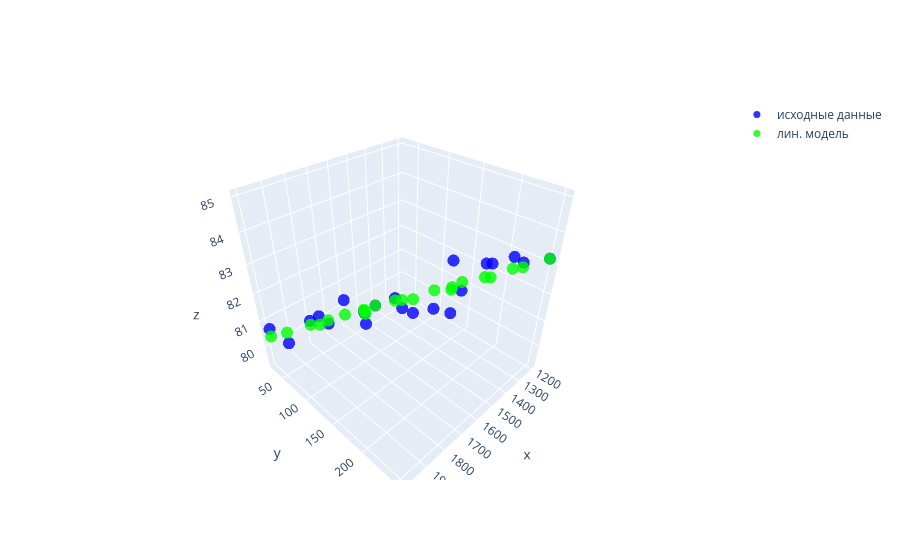

Source (notebook cell):
### Code cell
fig = go.Figure()

fig.add_trace(
    go.Scatter3d(
        x=df["ne"],
        y=df["Me"],
        z=df["tc"],
        mode="markers",
        name="исходные данные",
        marker=dict(
            color="rgba(0, 0, 255, 1)",
            size=7,
            opacity=0.8
        ),
        showlegend=True
    )
)

fig.add_trace(
    go.Scatter3d(
        x=df["ne"],
        y=df["Me"],
        z=y_r,
        mode="markers",
        name="лин. модель",
        marker=dict(
            color="rgba(0, 255, 0, 1)",
            size=7,
            opacity=0.8
        ),
        showlegend=True
    )
)

### Figure 1 — Plotly figure (JSON) as saved in the notebook; plotly's stock layout.template omitted (floating-point values rounded to 4 significant figures)
{"data": [{"marker": {"color": "rgba(0, 0, 255, 1)", "opacity": 0.8, "size": 7}, "mode": "markers", "name": "исходные данные", "showlegend": true, "type": "scatter3d", "x": [1200, 1200, 1200, 1400, 1400, 1400, 1400, 1400, 1600, 1600, 1600, 1600, 1600, 1800, 1800, 1800, 1800, 1800, 2000, 2000, 2000, 2000], "y": [140, 210, 252, 28, 70, 140, 210, 252, 28, 70, 140, 210, 252, 28, 70, 140, 210, 252, 28, 70, 140, 210], "z": [80.7, 82.8, 83.2, 79.3, 80.2, 80.7, 83.2, 83.7, 80.3, 80.4, 81.5, 82.3, 84.3, 80.2, 80.7, 82.1, 83.1, 85.0, 80.7, 80.8, 82.8, 83.6]}, {"marker": {"color": "rgba(0, 255, 0, 1)", "opacity": 0.8, "size": 7}, "mode": "markers", "name": "лин. модель", "showlegend": true, "type": "scatter3d", "x": [1200, 1200, 1200, 1400, 1400, 1400, 1400, 1400, 1600, 1600, 1600, 1600, 1600, 1800, 1800, 1800, 1800, 1800, 2000, 2000, 2000, 2000], "y": [140, 210, 252, 28, 70, 140, 210, 252, 28, 70, 140, 210, 252, 28, 70, 140, 210, 252, 28, 70, 140, 210], "z": [81.06, 82.39, 83.19, 79.29, 80.09, 81.43, 82.76, 83.56, 79.66, 80.46, 81.8, 83.13, 83.93, 80.03, 80.83, 82.17, 83.5, 84.3, 80.4, 81.2, 82.53, 83.87]}], "layout": {}}
